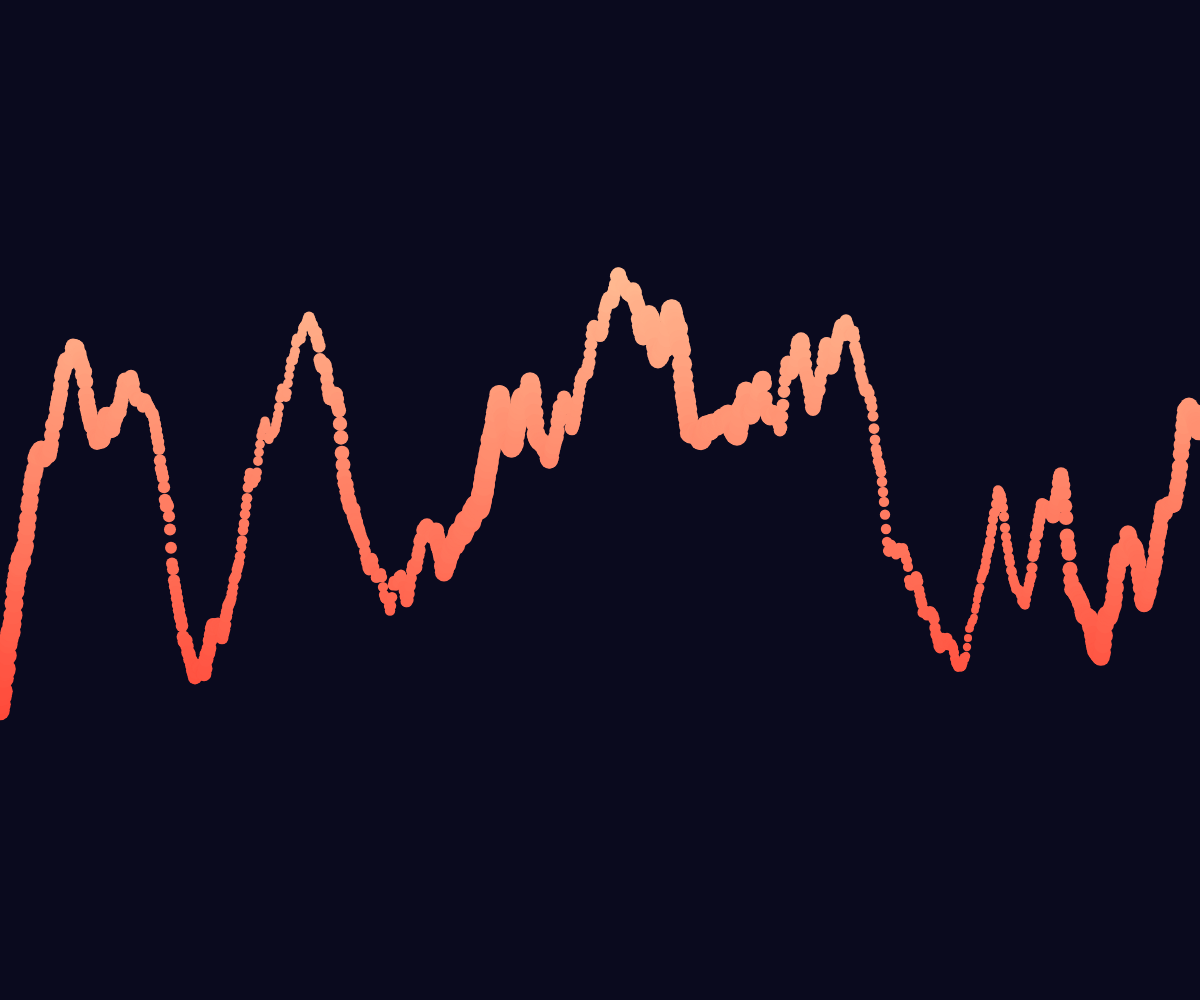
Frame 1 (no input)
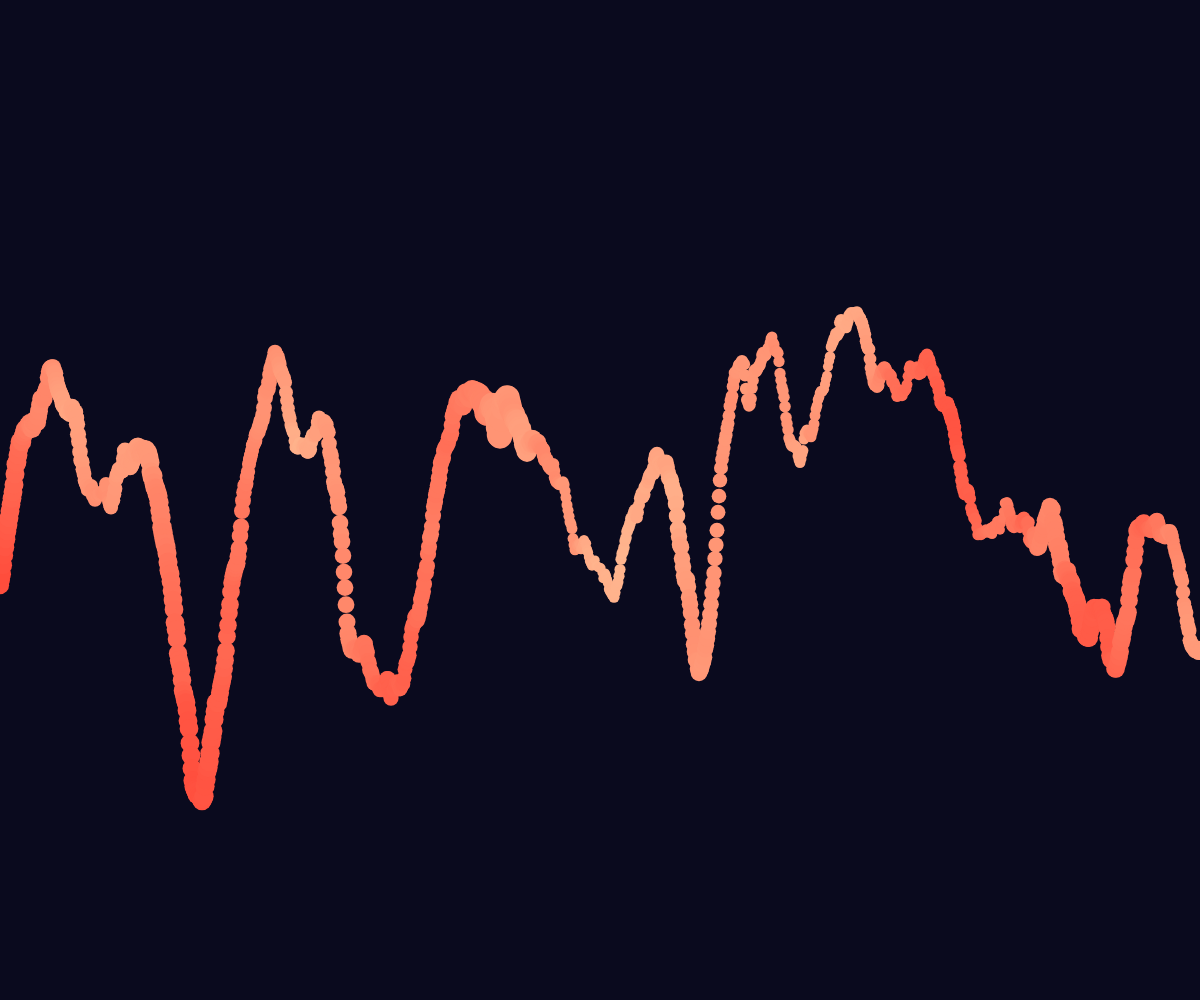
Frame 60 (no input)
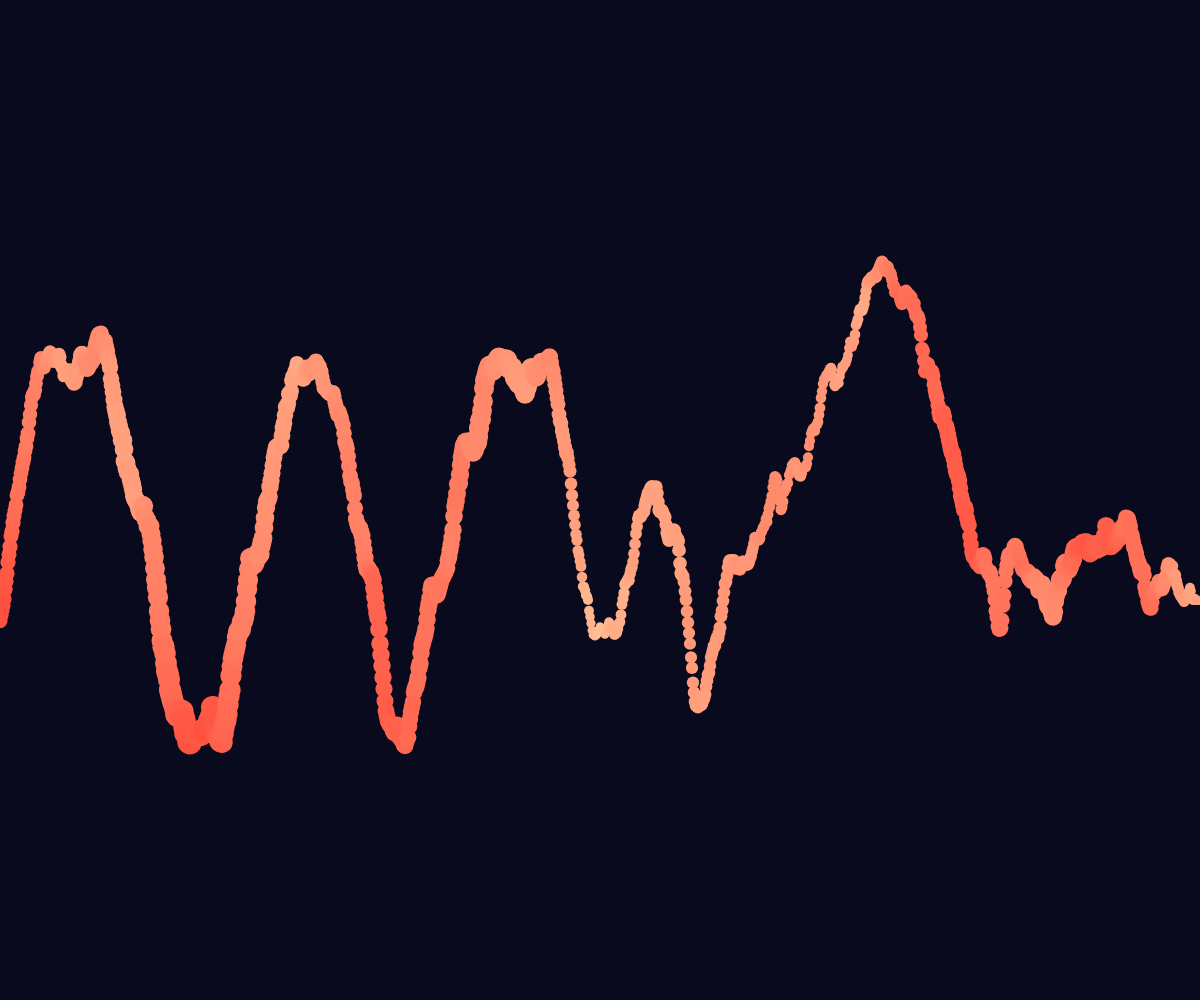
Frame 120 (the mouse pressed at the canvas centre since frame 60)

The p5.js sketch that drew these frames (run headless with seeded random() and noise() and a simulated clock; from frame 60 on, the mouse is pressed at the canvas centre):

// p5.js sketch
// ── sketch.js
// This code uses Perlin noise to create a moving, colorful ellipse pattern on a dark blue background.
// The colors of the ellipses gradually transition from yellow to red across the canvas.
// I like how the combination of the noise and color transition creates an interesting and dynamic effect.

let c1, c2;  // Declare two color variables

function setup() {
  createCanvas(windowWidth, windowHeight);  // Create a canvas
  c1 = color(255, 255, 200);  // Set c1 to a yellow color
  c2 = color(255, 0, 0);  // Set c2 to a red color
  noiseDetail(24);  // Increase the Perlin noise detail level
}

function draw() {
  background(10, 10, 30);  // Set the background color to a dark blue
  noStroke();  // Turn off stroke
  
  let xoff = 0;  // Initialize xoff variable to 0
  for (let x = 0; x < width; x++) {  // Loop through every x position on the canvas
    let y = map(noise(xoff, 0, frameCount * 0.01), 0, 1, 0, height);  // Use Perlin noise to determine the y position of the ellipse
    let s = map(noise(xoff, PI, frameCount * 0.01), 0, 1, 1, 30);  // Use Perlin noise to determine the size of the ellipse
    let n = noise(xoff, frameCount * 0.001);  // Use Perlin noise to determine the color of the ellipse
    let c = lerpColor(c1, c2, n);  // Use lerpColor to interpolate between c1 and c2 based on the noise value
    fill(c);  // Set the fill color to the interpolated color
    ellipse(x, y, s, s);  // Draw the ellipse at the current position
    xoff += 0.01;  // Increment xoff to move to the next x position
  }
}
